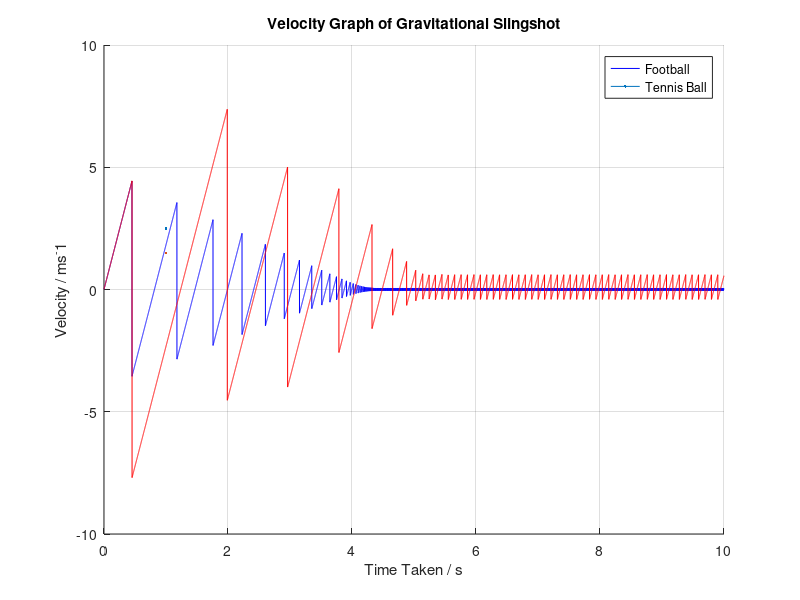
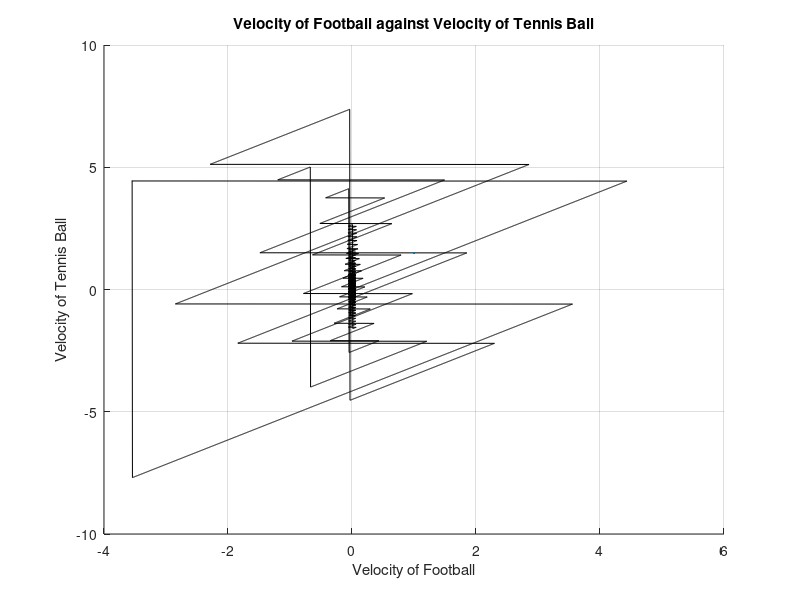
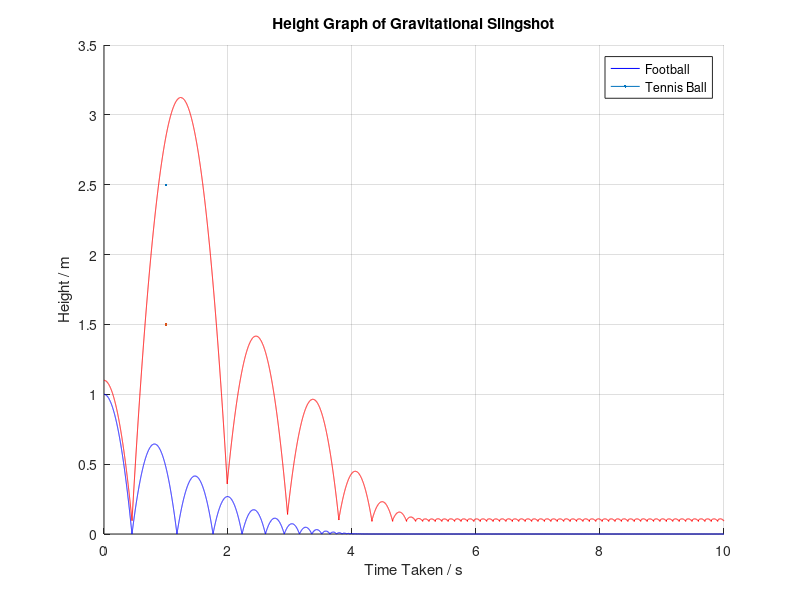
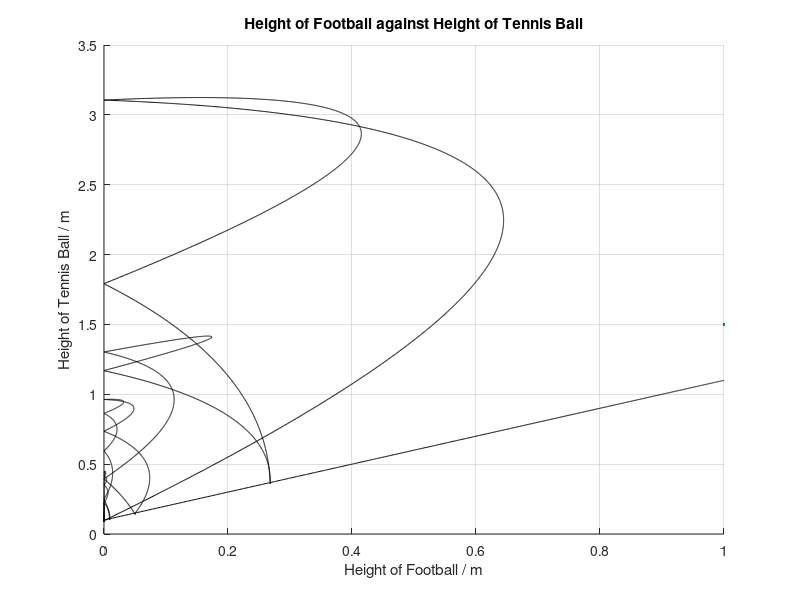

MATLAB code to generate these figures, in order:
    g = 9.81;
    dt = 0.0005;
    v1 = 0;
    %h1 = input("What height would you like the football to drop from?  ");
    h1 = 1; % Drop Height
    v2 = 0;
    h2 = h1+0.1;
    c1 = 0.8; %Coefficient of Restitution
    c2 = 0.8;
    %c1 = input("What would you like the coefficient of restitution to be for the football?   ");
    %c2 = input("What would you like the coefficient of restitution to be for the tennis ball?    ");
    m1 = 432.83; % Mass of football in g
    m2 = 58.94; % Mass of tennis ball in g 
    time_values = [];
    v1_values = [];
    v2_values = [];
    h1_values = [];
    h2_values = [];
    
    time = 0;
    % Actual dropping phyiscs
    
    h1 = h1 - (v1*dt) + (0.5*g*dt^2);
    h2 = h2 - (v2*dt) + (0.5*g*dt^2);
    
    v1 = v1 + g*dt;
    v2 = v2 + g*dt;
    
    
    while time<10
        
        
        h1 = h1 - (v1*dt) + (0.5*g*dt^2);
        v1 = v1 + g*dt;
        h2 = h2 - (v2*dt) + (0.5*g*dt^2);
        v2 = v2 + g*dt;
        
        if(h1<0)
            h1 = 0;
           
            v1 = -v1*c1;
            
        end
        
        if (h2<h1+0.09)
            h2 = h1+0.1;
            v2Final = ((m2 - m1) / (m1 + m2)) * v2 + ((2 * m1) / (m1 + m2)) * v1;
            v2 = v2Final * c2;
        end

        time_values = [time_values, time];
        v1_values = [v1_values, v1];
        v2_values = [v2_values, v2];
        h1_values = [h1_values, h1];
        h2_values = [h2_values, h2];
        time = time+dt;

    end

    figure(1);
    hold on;
    title("Velocity Graph of Gravitational Slingshot");
    xlabel("Time Taken / s");
    ylabel("Velocity / ms^-1");
    plot(time_values, v1_values, 'b-', LineWidth = 2.5);
    plot(time_values, v2_values, 'r-', LineWidth = 1.5);
    legend("Football", "Tennis Ball");
    grid();
    hold off;
   
    figure(2);
    hold on;
    title("Velocity of Football against Velocity of Tennis Ball");
    xlabel("Velocity of Football");
    ylabel("Velocity of Tennis Ball");
    plot(v1_values, v2_values, 'k-', LineWidth = 1.5);
    grid();
    hold off;

    figure(3);
    hold on;
    title("Height Graph of Gravitational Slingshot");
    xlabel("Time Taken / s");
    ylabel("Height / m");
    plot(time_values,h1_values,'b-',LineWidth = 2.5);
    plot(time_values, h2_values,'r-', LineWidth = 1.5);
    legend("Football","Tennis Ball");
    grid();
    hold off;

    figure(4);
    hold on;
    title("Height of Football against Height of Tennis Ball");
    xlabel("Height of Football / m");
    ylabel("Height of Tennis Ball / m");
    plot(h1_values, h2_values, 'k-', LineWidth = 1.5);
    grid();
    hold off;
